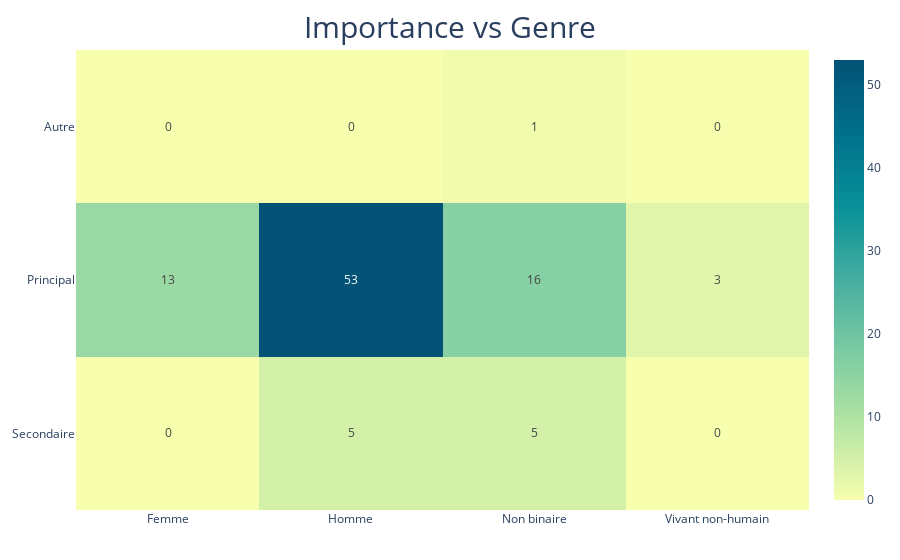

The cell this chart's notebook holds for it:
### Markdown cell above
#importance = data["character2_importance"]
#layout = {
  #"title": "Donut charts using Plotly", 
  #"xaxis": {
    "title": "Cylinder", 
    "domain": [0.33, 0.67]
  }, 
  "yaxis": {
    "title": "Avg MPG", 
    "domain": [0.33, 0.67]
  }
}
fig = Figure(data=importance, layout=layout)
plot_url = py.plot(fig)

### Code cell
# Create a cross-tabulation
ct = pd.crosstab(data["Importance"], data["Gender"])

# Generate a heatmap

fig = px.imshow(
    ct,
    text_auto=True,
    aspect="auto",
    labels=dict(x="", y="", color=""),
    title="Importance vs Genre",
    color_continuous_scale='Bluyl'
)

# Update layout for clarity
fig.update_layout(
    margin = dict(t=50, l=25, r=25, b=50),
    title_font=dict(size=30),
    title_x=0.5, title_y=0.97
)

# Display the plot
fig.show()

### Figure 1 — Plotly figure (JSON) as saved in the notebook; plotly's stock layout.template omitted (floating-point values rounded to 4 significant figures)
{"data": [{"coloraxis": "coloraxis", "hovertemplate": "x: %{x}<br>y: %{y}<br>color: %{z}<extra></extra>", "name": "0", "texttemplate": "%{z}", "type": "heatmap", "x": ["Femme", "Homme", "Non binaire", "Vivant non-humain"], "xaxis": "x", "y": ["Autre", "Principal", "Secondaire"], "yaxis": "y", "z": [[0, 0, 1, 0], [13, 53, 16, 3], [0, 5, 5, 0]]}], "layout": {"coloraxis": {"colorscale": [[0, "rgb(247, 254, 174)"], [0.1667, "rgb(183, 230, 165)"], [0.3333, "rgb(124, 203, 162)"], [0.5, "rgb(70, 174, 160)"], [0.6667, "rgb(8, 144, 153)"], [0.8333, "rgb(0, 113, 139)"], [1, "rgb(4, 82, 117)"]]}, "margin": {"b": 50, "l": 25, "r": 25, "t": 50}, "title": {"font": {"size": 30}, "text": "Importance vs Genre", "x": 0.5, "y": 0.97}, "xaxis": {"anchor": "y", "domain": [0, 1]}, "yaxis": {"anchor": "x", "autorange": "reversed", "domain": [0, 1]}}}
